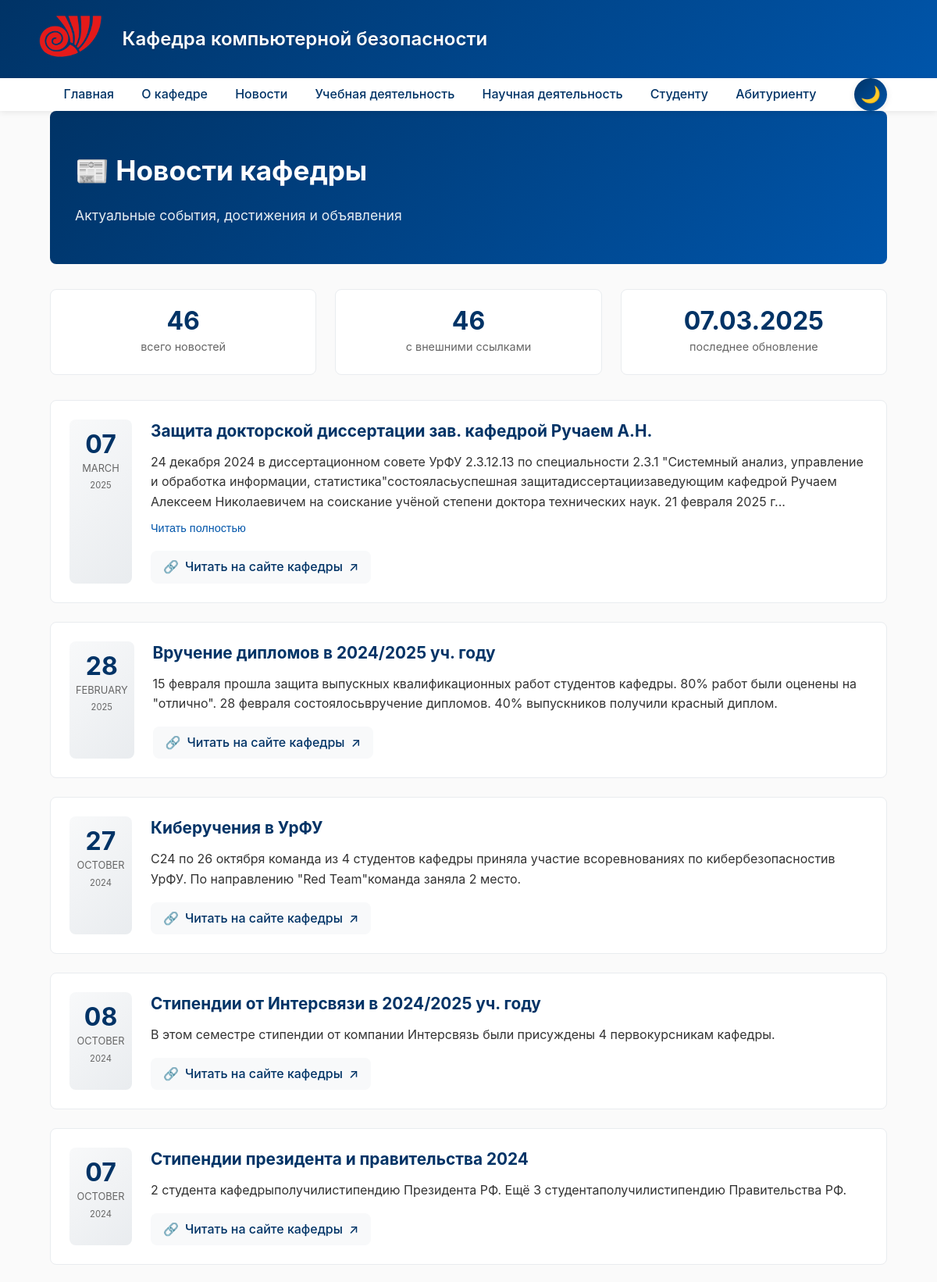
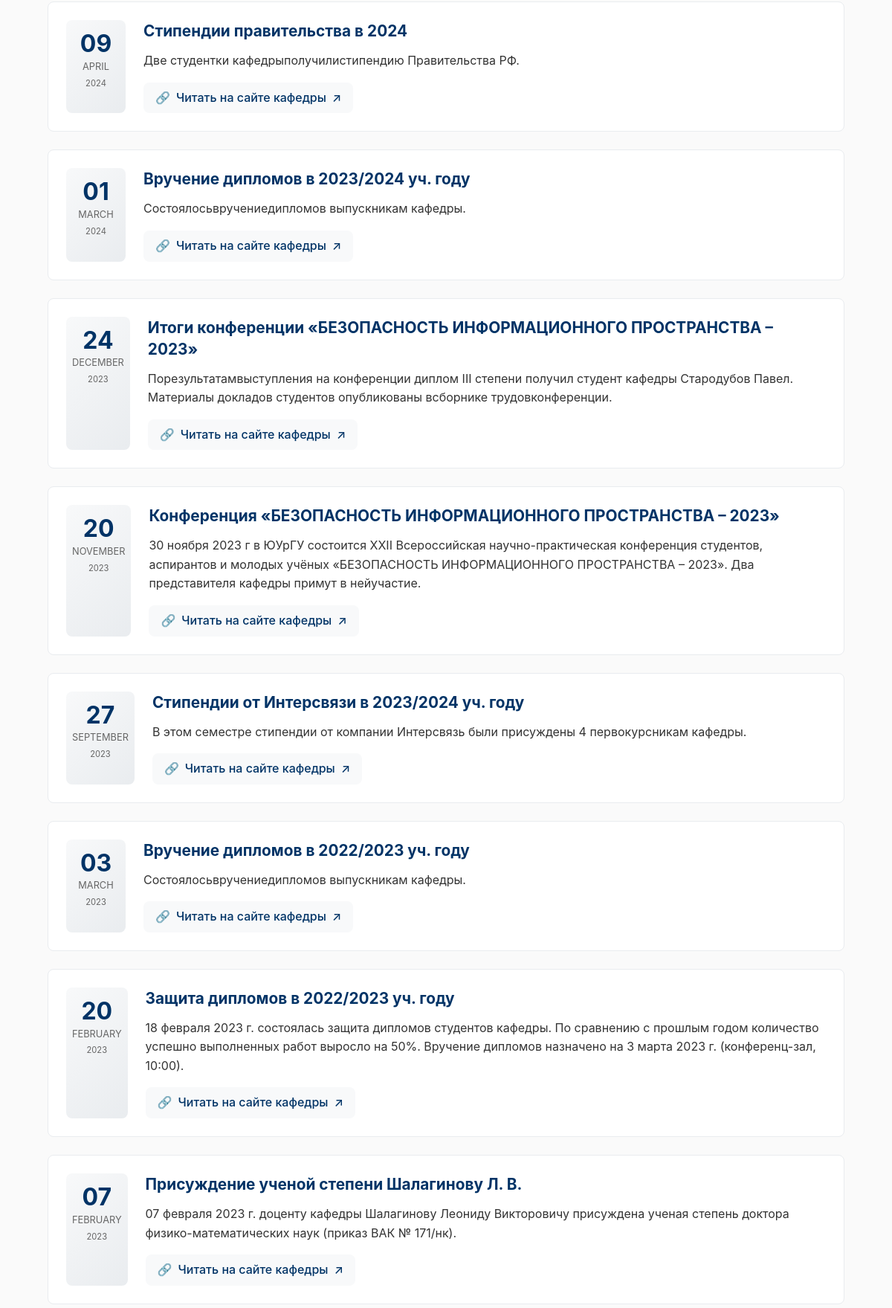
Page /news (upper part) on the committed database (2 pictures, top to bottom).
### models.py (models this page shows)
class News(Base):
    __tablename__ = "news"
    id = Column(Integer, primary_key=True, index=True)
    title = Column(String, index=True)
    content = Column(Text)          # краткое описание (опционально)
    date = Column(DateTime, default=datetime.utcnow)
    external_link = Column(String, unique=True, nullable=False)

### main.py (the view)
@app.get("/news")
def news_page(request: Request, db: Session = Depends(get_db)):
    news = db.query(DBNews).order_by(DBNews.date.desc()).all()
    return templates.TemplateResponse("news.html", {
        "request": request,
        "news": news,
        "title": "Новости"
    })

### templates/news.html (shortened to what this page needs)
{% extends "base.html" %}
{% block content %}
<div class="hero" style="background: linear-gradient(135deg, #003366, #0055aa);">
    <h1>📰 Новости кафедры</h1>
    <p>Актуальные события, достижения и объявления</p>
</div>
{% if news %}
    <div class="news-stats">
        <div class="stat-news-item">
            <span class="stat-news-number">{{ news|length }}</span>
            <span class="stat-news-label">всего новостей</span>
        </div>
        <div class="stat-news-item">
            <span class="stat-news-number">{{ news|selectattr('external_link', 'defined')|list|length }}</span>
            <span class="stat-news-label">с внешними ссылками</span>
        </div>
        <div class="stat-news-item">
            <span class="stat-news-number">{{ (news|map(attribute='date')|max).strftime('%d.%m.%Y') if news else '-' }}</span>
            <span class="stat-news-label">последнее обновление</span>
        </div>
    </div>
    <div class="news-grid-advanced">
        {% for n in news %}
        <div class="news-card-advanced">
            <div class="news-date-advanced">
                <div class="date-day-advanced">{{ n.date.strftime('%d') }}</div>
                <div class="date-month-advanced">{{ n.date.strftime('%B') }}</div>
                <div class="date-year-advanced">{{ n.date.strftime('%Y') }}</div>
            </div>
            <div class="news-content-advanced">
                <h3 class="news-title-advanced">{{ n.title }}</h3>
                {% if n.content %}
                <div class="news-text">
                    <p>{{ n.content[:300] }}{% if n.content|length > 300 %}...{% endif %}</p>
                    {% if n.content|length > 300 %}
                    <button class="read-more-news" onclick="toggleNewsContent(this)">Читать полностью</button>
                    {% endif %}
                </div>
                {% endif %}
                {% if n.external_link %}
                <div class="news-link-advanced">
                    <a href="{{ n.external_link }}" target="_blank" class="news-external-link">
                        <span>🔗</span> Читать на сайте кафедры
                        <span class="link-arrow">↗</span>
                    </a>
                </div>
                {% endif %}
            </div>
        </div>
        {% endfor %}
    </div>
{% endif %}
{% endblock %}

### templates/base.html (style rules this page uses)
:root { --chelgu-primary: #003366; --chelgu-secondary: #0055aa; --chelgu-primary-dark: #002244; --text-color: #333333; --text-light: #666666; --bg-light: #ffffff; --border-color: #e9ecef; --shadow: 0 4px 12px rgba(0, 51, 102, 0.1); --radius: 8px; }
* { margin: 0; padding: 0; box-sizing: border-box; }
body { font-family: -apple-system, BlinkMacSystemFont, 'Segoe UI', Roboto, sans-serif; line-height: 1.6; color: var(--text-color); background-color: #fafafa; }
a { color: var(--chelgu-secondary); text-decoration: none; font-weight: 500; transition: color 0.2s; }
.hero { background: linear-gradient(135deg, var(--chelgu-primary), var(--chelgu-secondary)); color: white; padding: 3rem 2rem; border-radius: var(--radius); margin-bottom: 2rem; }
.hero h1 { font-size: 2.2rem; margin-bottom: 1rem; }
.hero p { font-size: 1.1rem; opacity: 0.9; }

### templates/news.html (style rules this page uses)
.news-stats { display: grid; grid-template-columns: repeat(auto-fit, minmax(200px, 1fr)); gap: 1.5rem; margin: 2rem 0; }
.stat-news-item { background: white; border-radius: var(--radius); padding: 1.5rem; text-align: center; transition: all 0.3s ease; border: 1px solid var(--border-color); }
.stat-news-number { display: block; font-size: 2rem; font-weight: bold; color: var(--chelgu-primary); line-height: 1; }
.stat-news-label { display: block; font-size: 0.9rem; color: var(--text-light); margin-top: 0.3rem; }
.news-grid-advanced { display: flex; flex-direction: column; gap: 1.5rem; margin: 2rem 0; }
.news-card-advanced { background: white; border-radius: var(--radius); overflow: hidden; transition: all 0.3s ease; border: 1px solid var(--border-color); display: flex; gap: 1.5rem; padding: 1.5rem; }
.news-date-advanced { text-align: center; min-width: 80px; background: linear-gradient(135deg, #f8f9fa, #e9ecef); border-radius: var(--radius); padding: 1rem 0.5rem; transition: all 0.3s ease; }
.date-day-advanced { font-size: 2rem; font-weight: bold; color: var(--chelgu-primary); line-height: 1; }
.date-month-advanced { font-size: 0.8rem; color: var(--text-light); text-transform: uppercase; margin-top: 0.3rem; }
.date-year-advanced { font-size: 0.7rem; color: var(--text-light); margin-top: 0.2rem; }
.news-content-advanced { flex: 1; }
.news-title-advanced { font-size: 1.3rem; color: var(--chelgu-primary); margin: 0 0 0.8rem; line-height: 1.4; }
.news-text { color: var(--text-color); line-height: 1.6; margin-bottom: 1rem; }
.news-text p { margin: 0; }
.read-more-news { background: none; border: none; color: var(--chelgu-secondary); cursor: pointer; font-size: 0.9rem; padding: 0.3rem 0; margin-top: 0.5rem; font-weight: 500; transition: color 0.2s; }
.news-link-advanced { margin-top: 1rem; }
.news-external-link { display: inline-flex; align-items: center; gap: 0.5rem; background: #f8f9fa; padding: 0.5rem 1rem; border-radius: 8px; text-decoration: none; color: var(--chelgu-primary); font-weight: 500; transition: all 0.2s; }
.link-arrow { transition: transform 0.2s; }

### rows in the picture
News: date "07", date "MARCH", date "2025", title "Защита докторской диссертации зав. кафедрой Ручаем А.Н.", content "24 декабря 2024 в диссертационном совете УрФУ 2.3.12.13 по специальности 2.3.1 \"Системный анализ, управление и обработка информации, статистика\"состояласьуспешная защитадиссертациизаведующим кафедрой Ручаем Алексеем Николаевичем на соискание учёной степени доктора технических наук. 21 февраля 2025 г"
News: date "28", date "FEBRUARY", date "2025", title "Вручение дипломов в 2024/2025 уч. году", content "15 февраля прошла защита выпускных квалификационных работ студентов кафедры. 80% работ были оценены на \"отлично\". 28 февраля состоялосьвручение дипломов. 40% выпускников получили красный диплом."
News: date "27", date "OCTOBER", date "2024", title "Киберучения в УрФУ", content "С24 по 26 октября команда из 4 студентов кафедры приняла участие всоревнованиях по кибербезопасностив УрФУ. По направлению \"Red Team\"команда заняла 2 место."
News: date "08", date "OCTOBER", date "2024", title "Стипендии от Интерсвязи в 2024/2025 уч. году", content "В этом семестре стипендии от компании Интерсвязь были присуждены 4 первокурсникам кафедры."
News: date "07", date "OCTOBER", date "2024", title "Стипендии президента и правительства 2024", content "2 студента кафедрыполучилистипендию Президента РФ. Ещё 3 студентаполучилистипендию Правительства РФ."
News: date "09", date "APRIL", date "2024", title "Стипендии правительства в 2024", content "Две студентки кафедрыполучилистипендию Правительства РФ."
News: date "01", date "MARCH", date "2024", title "Вручение дипломов в 2023/2024 уч. году", content "Состоялосьвручениедипломов выпускникам кафедры."
News: date "24", date "DECEMBER", date "2023", title "Итоги конференции «БЕЗОПАСНОСТЬ ИНФОРМАЦИОННОГО ПРОСТРАНСТВА – 2023»", content "Порезультатамвыступления на конференции диплом III степени получил студент кафедры Стародубов Павел. Материалы докладов студентов опубликованы всборнике трудовконференции."
News: date "20", date "NOVEMBER", date "2023", title "Конференция «БЕЗОПАСНОСТЬ ИНФОРМАЦИОННОГО ПРОСТРАНСТВА – 2023»", content "30 ноября 2023 г в ЮУрГУ состоится XXII Всероссийская научно-практическая конференция студентов, аспирантов и молодых учёных «БЕЗОПАСНОСТЬ ИНФОРМАЦИОННОГО ПРОСТРАНСТВА – 2023». Два представителя кафедры примут в нейучастие."
News: date "27", date "SEPTEMBER", date "2023", title "Стипендии от Интерсвязи в 2023/2024 уч. году", content "В этом семестре стипендии от компании Интерсвязь были присуждены 4 первокурсникам кафедры."
News: date "03", date "MARCH", date "2023", title "Вручение дипломов в 2022/2023 уч. году", content "Состоялосьвручениедипломов выпускникам кафедры."
News: date "20", date "FEBRUARY", date "2023", title "Защита дипломов в 2022/2023 уч. году", content "18 февраля 2023 г. состоялась защита дипломов студентов кафедры. По сравнению с прошлым годом количество успешно выполненных работ выросло на 50%. Вручение дипломов назначено на 3 марта 2023 г. (конференц-зал, 10:00)."
News: date "07", date "FEBRUARY", date "2023", title "Присуждение ученой степени Шалагинову Л. В.", content "07 февраля 2023 г. доценту кафедры Шалагинову Леониду Викторовичу присуждена ученая степень доктора физико-математических наук (приказ ВАК № 171/нк)."

### other values in the picture
{{ news|length }} "46"
{{ news|selectattr('external_link', 'defined')|list|length }} "46"
{{ (news|map(attribute='date')|max).strftime('%d.%m.%Y') if news else '-' }} "07.03.2025"
